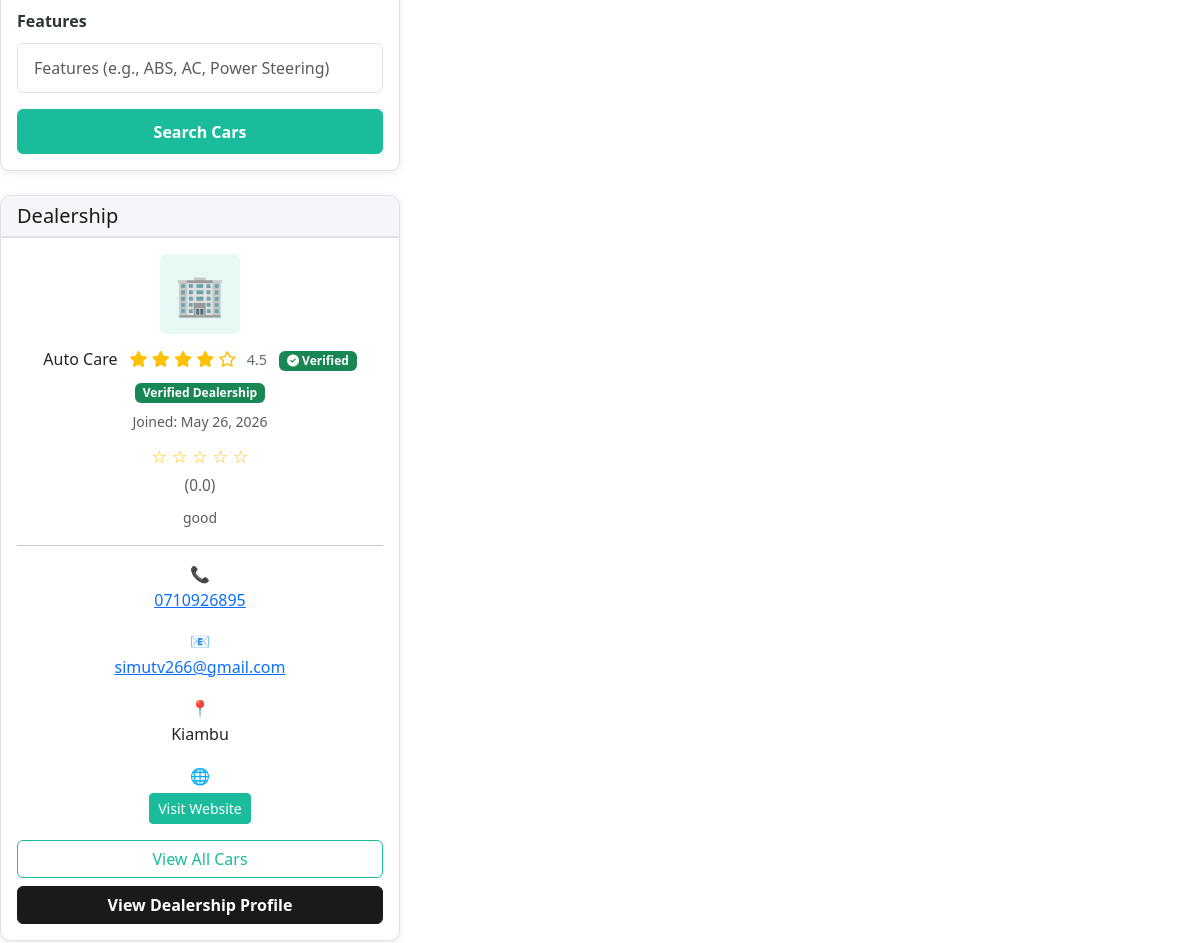
Page /car/209/ (middle part) on the earlier database version.
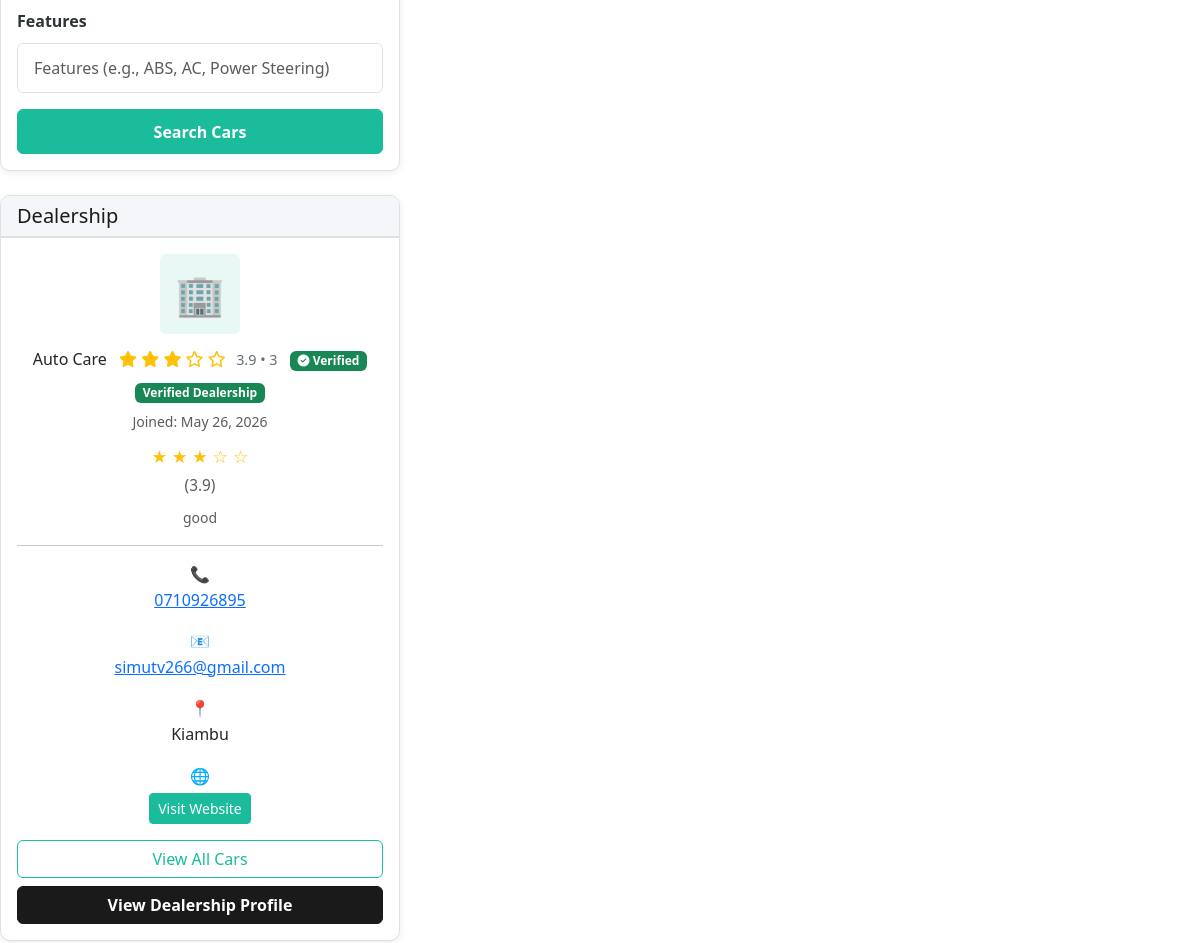
Same page on the later database version.
### myapp/models.py (models this page shows, shortened)
class Dealership(models.Model):
    user = models.OneToOneField(User, on_delete=models.CASCADE, related_name='dealership')
    company_name = models.CharField(max_length=255)
    description = models.TextField()
    logo = models.ImageField(upload_to='dealership_logos/', null=True, blank=True)
    website = models.URLField(blank=True)
    instagram_url = models.URLField(blank=True)
    facebook_url = models.URLField(blank=True)
    twitter_url = models.URLField(blank=True)
    youtube_url = models.URLField(blank=True)
    linkedin_url = models.URLField(blank=True)
    tiktok_url = models.URLField(blank=True)
    email = models.EmailField()
    phone_number = models.CharField(max_length=15)
    location = models.CharField(max_length=255)  # City/Area in Kenya
    area_code = models.CharField(max_length=20, blank=True, help_text="Area code (e.g., 00100 for Nairobi CBD)")
    latitude = models.FloatField(null=True, blank=True)  # For Google Maps
    longitude = models.FloatField(null=True, blank=True)  # For Google Maps
    address = models.TextField()
    business_certificate = models.FileField(upload_to='dealership_certificates/', null=True, blank=False)
    is_approved = models.BooleanField(default=False)  # Dealership must be approved to be active
    is_premium = models.BooleanField(default=False)  # Premium dealerships appear as top picks on the home page
    is_verified = models.BooleanField(default=False)  # Admin-controlled verified badge for trusted dealerships
    RESPONSE_TIME_CHOICES = [
        ('10_min', '10 min'),
        ('1_hr', '1 hr'),
        ('3_hr', '3 hr'),
        ('6_hr', '6 hr'),
        ('24_hr', '24 hr'),
    ]
    response_time_badge_enabled = models.BooleanField(default=False)
    response_time_badge_choice = models.CharField(
        max_length=20,
        choices=RESPONSE_TIME_CHOICES,
        blank=True,
        default=''
    )
    rating = models.FloatField(default=0, validators=[MinValueValidator(0), MaxValueValidator(5)])
    created_at = models.DateTimeField(auto_now_add=True)
    updated_at = models.DateTimeField(auto_now=True)
    @property
    def response_time_badge_label(self):
        if self.response_time_badge_enabled and self.response_time_badge_choice:
            return dict(self.RESPONSE_TIME_CHOICES).get(self.response_time_badge_choice, '')
        return ''

### myapp/views.py (the view)
# urls.py: path('car/<int:car_id>/', views.car_detail, name='car_detail'),
def car_detail(request, car_id):
    car = get_object_or_404(Car, id=car_id)
    CarView.objects.create(
        car=car,
        user=request.user if request.user.is_authenticated else None,
        ip_address=request.META.get('REMOTE_ADDR'),
        user_agent=request.META.get('HTTP_USER_AGENT', '')
    )
    reviews = car.reviews.filter(is_approved=True)
    avg_rating = reviews.aggregate(Avg('rating'))['rating__avg'] or 0
    pending_review = None
    if request.user.is_authenticated:
        pending_review = car.reviews.filter(buyer=request.user, is_approved=False).order_by('-created_at').first()
    dealership = car.dealership
    dealership_reviews = dealership.reviews.filter(is_approved=True)
    dealership_rating = dealership_reviews.aggregate(Avg('rating'))['rating__avg'] or 0
    if request.method == 'POST' and request.user.is_authenticated:
        form = ReviewForm(request.POST)
        if form.is_valid():
            review = form.save(commit=False)
            review.car = car
            review.buyer = request.user
            review.save()
            messages.success(request, 'Thank you! Your review has been submitted and will be visible once approved by our admin team.')
            return redirect('car_detail', car_id=car.id)
    else:
        form = ReviewForm() if request.user.is_authenticated else None
    gallery_images = []
    if car.main_image:
        gallery_images.append(car.main_image)
    if car.image2:
        gallery_images.append(car.image2)
    if car.image3:
        gallery_images.append(car.image3)
    if car.image4:
        gallery_images.append(car.image4)
    gallery_images += [img.image for img in car.images.all()]
    is_favorited = False
    if request.user.is_authenticated:
        is_favorited = Favorite.objects.filter(user=request.user, car=car).exists()
    car_features = car.features.split(',') if car.features else []
    price_range = car.price * Decimal('0.3')  # 30% price variance
    similar_cars = Car.objects.filter(
        is_approved=True,
        is_sold=False
    ).exclude(
        id=car.id
    ).filter(
        Q(make=car.make) |
        Q(model=car.model) |
        Q(price__gte=car.price - price_range, price__lte=car.price + price_range)
    ).select_related('dealership')[:6]
    filter_form = CarSearchForm(request.GET or None)
    context = {
        'car': car,
        'reviews': reviews,
        'pending_review': pending_review,
        'avg_rating': avg_rating,
        'dealership': dealership,
        'dealership_reviews': dealership_reviews,
        'dealership_rating': dealership_rating,
        'form': form,
        'filter_form': filter_form,
        'gallery_images': gallery_images,
        'is_favorited': is_favorited,
        'car_features': car_features,
        'similar_cars': similar_cars,
        'google_maps_api_key': settings.GOOGLE_MAPS_API_KEY,
    }
    return render(request, 'car_detail.html', context)

### myapp/context_processors.py (called while the page is built)
def car_hierarchy(request):
    return {
        'car_hierarchy_json': json.dumps(get_combined_car_hierarchy())
    }

### myapp/forms.py (called while the page is built, shortened)
    @staticmethod
    def get_make_choices():
        try:
            hierarchy = get_combined_car_hierarchy()
            all_makes = sorted(hierarchy.keys())
        except Exception:
            all_makes = sorted(set(CAR_HIERARCHY.keys()))
        return [('', '-- All Makes --')] + [(make, make) for make in all_makes]

    @staticmethod
    def get_model_choices(make=None):
        if not make:
            return [('', '-- Select Make First --')]

    @staticmethod
    def get_variant_choices(make=None, model=None):
        if not make:
            return [('', '-- Select Make First --')]

### myapp/Templates/car_detail.html (shortened to what this page needs)
{% extends 'base.html' %}
{% load humanize %}
{% block content %}
        <div class="col-lg-4 col-md-12">
            <div class="card mb-4">
                <div class="card-body">
                    <form method="get" action="{% url 'car_list' %}">
                        <div class="mb-3">
                            <label class="form-label">Features</label>
                            {{ filter_form.features }}
                        </div>
                        <button type="submit" class="btn btn-primary w-100">Search Cars</button>
                    </form>
                </div>
            </div>
            <div class="card mb-4">
                <div class="card-header bg-light">
                    <h5 class="mb-0">Dealership</h5>
                </div>
                <div class="card-body text-center">
                    {% if dealership.logo %}
                        <img src="{{ dealership.logo.url }}" alt="{{ dealership.company_name }}"
                             style="max-width: 80px; max-height: 80px; object-fit: contain; margin-bottom: 1rem;">
                    {% else %}
                        <div class="bg-light-accent p-3 rounded mb-3" style="width: 80px; height: 80px; margin: 0 auto; display: flex; align-items: center; justify-content: center;">
                            <span class="text-accent" style="font-size: 2.5rem;">🏢</span>
                        </div>
                    {% endif %}
                    <h6>
                        {{ dealership.company_name }}
                        {% include 'includes/dealership_rating.html' with dealership=dealership %}
                        {% if dealership.is_verified %}
                            <span class="badge bg-success text-white ms-2"><i class="fas fa-check-circle"></i> Verified</span>
                        {% endif %}
                    </h6>
                    {% if dealership.is_verified %}
                        <span class="badge bg-success mb-2">Verified Dealership</span>
                    {% endif %}
                    <p class="text-muted small mb-2">Joined: {{ dealership.created_at|date:"M d, Y" }}</p>
                    <div class="stars mb-2">
                        {% for i in "12345" %}
                            {% if forloop.counter <= dealership_rating %}
                                ★
                            {% else %}
                                ☆
                            {% endif %}
                        {% endfor %}
                        <br>
                        <small class="text-muted">({{ dealership_rating|floatformat:1 }})</small>
                    </div>
                    <p class="text-muted small mb-3">{{ dealership.description|truncatewords:15 }}</p>
                    <hr>
                    <p>
                        <strong>📞</strong><br>
                        <a href="tel:{{ dealership.phone_number }}">{{ dealership.phone_number }}</a>
                    </p>
                    <p>
                        <strong>📧</strong><br>
                        <a href="mailto:{{ dealership.email }}">{{ dealership.email }}</a>
                    </p>
                    <p>
                        <strong>📍</strong><br>
                        {{ dealership.location }}
                    </p>
                    {% if dealership.website %}
                        <p>
                            <strong>🌐</strong><br>
                            <a href="{{ dealership.website }}" target="_blank" rel="noopener noreferrer" onclick="trackClick('website')" class="btn btn-website btn-sm mt-1">Visit Website</a>
                        </p>
                    {% endif %}
                    <a href="/dealership/{{ dealership.id }}/" class="btn btn-outline-primary w-100 mb-2">
                        View All Cars
                    </a>
                    <a href="/dealership/{{ dealership.id }}/" class="btn btn-secondary w-100">
                        View Dealership Profile
                    </a>
                </div>
            </div>
        </div>
{% endblock %}

### myapp/Templates/includes/dealership_rating.html
<div class="dealership-rating ms-2">
    <span class="stars text-warning" aria-hidden="true">
        {% for _ in "12345" %}
            {% if forloop.counter <= dealership.rating %}
                <i class="fas fa-star"></i>
            {% else %}
                <i class="far fa-star"></i>
            {% endif %}
        {% endfor %}
    </span>
    <small class="rating-number ms-1 d-none d-sm-inline">{{ dealership.rating|floatformat:1 }}{% if dealership.reviews.count %} • {{ dealership.reviews.count }}{% endif %}</small>
</div>

Differences in the rows shown:
changed Dealership "Auto Care": rating "4.5" → "3.9"; reviews.count (not shown) → "3"
Other differences:
{{ dealership_rating|floatformat:1 }}: "0.0" → "3.9"
